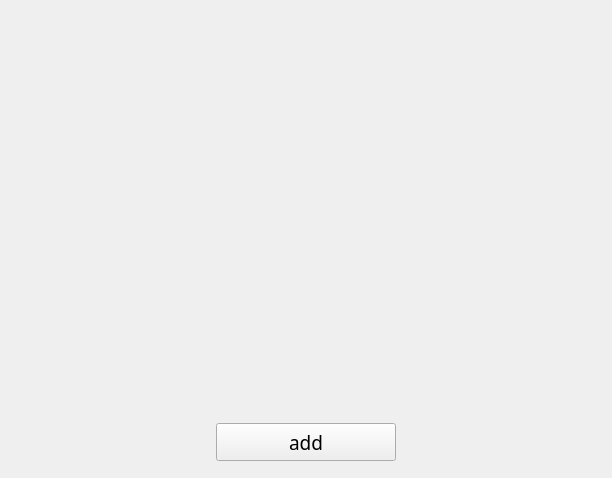
<?xml version="1.0" encoding="UTF-8"?>
<ui version="4.0">
 <class>AddNewClassroomWidget</class>
 <widget class="QWidget" name="AddNewClassroomWidget">
  <property name="geometry">
   <rect>
    <x>0</x>
    <y>0</y>
    <width>612</width>
    <height>478</height>
   </rect>
  </property>
  <property name="windowTitle">
   <string>Form</string>
  </property>
  <layout class="QVBoxLayout" name="verticalLayout">
   <item>
    <spacer name="verticalSpacer_2">
     <property name="orientation">
      <enum>Qt::Vertical</enum>
     </property>
     <property name="sizeHint" stdset="0">
      <size>
       <width>20</width>
       <height>106</height>
      </size>
     </property>
    </spacer>
   </item>
   <item>
    <layout class="QHBoxLayout" name="horizontalLayout">
     <item>
      <spacer name="horizontalSpacer">
       <property name="orientation">
        <enum>Qt::Horizontal</enum>
       </property>
       <property name="sizeHint" stdset="0">
        <size>
         <width>40</width>
         <height>20</height>
        </size>
       </property>
      </spacer>
     </item>
     <item>
      <widget class="QLabel" name="addIcon">
       <property name="minimumSize">
        <size>
         <width>580</width>
         <height>400</height>
        </size>
       </property>
       <property name="maximumSize">
        <size>
         <width>580</width>
         <height>400</height>
        </size>
       </property>
       <property name="pixmap">
        <pixmap resource="../plugin/res.qrc">:/res/images/img_add_hardware.png</pixmap>
       </property>
       <property name="alignment">
        <set>Qt::AlignCenter</set>
       </property>
      </widget>
     </item>
     <item>
      <spacer name="horizontalSpacer_2">
       <property name="orientation">
        <enum>Qt::Horizontal</enum>
       </property>
       <property name="sizeHint" stdset="0">
        <size>
         <width>40</width>
         <height>20</height>
        </size>
       </property>
      </spacer>
     </item>
    </layout>
   </item>
   <item>
    <layout class="QHBoxLayout" name="horizontalLayout_2">
     <item>
      <spacer name="horizontalSpacer_3">
       <property name="orientation">
        <enum>Qt::Horizontal</enum>
       </property>
       <property name="sizeHint" stdset="0">
        <size>
         <width>40</width>
         <height>20</height>
        </size>
       </property>
      </spacer>
     </item>
     <item>
      <widget class="QPushButton" name="addBtn">
       <property name="minimumSize">
        <size>
         <width>180</width>
         <height>38</height>
        </size>
       </property>
       <property name="maximumSize">
        <size>
         <width>180</width>
         <height>38</height>
        </size>
       </property>
       <property name="font">
        <font>
         <family>Microsoft YaHei</family>
         <pointsize>14</pointsize>
        </font>
       </property>
       <property name="text">
        <string>add</string>
       </property>
      </widget>
     </item>
     <item>
      <spacer name="horizontalSpacer_4">
       <property name="orientation">
        <enum>Qt::Horizontal</enum>
       </property>
       <property name="sizeHint" stdset="0">
        <size>
         <width>40</width>
         <height>20</height>
        </size>
       </property>
      </spacer>
     </item>
    </layout>
   </item>
   <item>
    <spacer name="verticalSpacer">
     <property name="orientation">
      <enum>Qt::Vertical</enum>
     </property>
     <property name="sizeHint" stdset="0">
      <size>
       <width>20</width>
       <height>105</height>
      </size>
     </property>
    </spacer>
   </item>
  </layout>
 </widget>
 <resources>
  <include location="../plugin/res.qrc"/>
 </resources>
 <connections/>
</ui>
